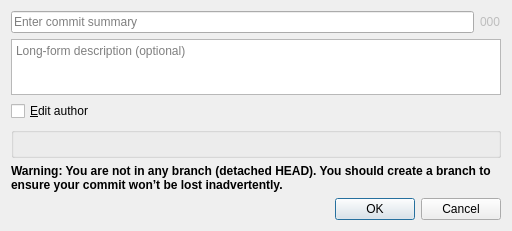
<?xml version="1.0" encoding="UTF-8"?>
<ui version="4.0">
 <class>CommitDialog</class>
 <widget class="QDialog" name="CommitDialog">
  <property name="geometry">
   <rect>
    <x>0</x>
    <y>0</y>
    <width>512</width>
    <height>208</height>
   </rect>
  </property>
  <property name="windowTitle">
   <string>Commit</string>
  </property>
  <property name="modal">
   <bool>true</bool>
  </property>
  <layout class="QVBoxLayout" name="verticalLayout">
   <item>
    <layout class="QHBoxLayout" name="summaryRowLayout">
     <item>
      <widget class="QLineEdit" name="summaryEditor">
       <property name="placeholderText">
        <string>Enter commit summary</string>
       </property>
      </widget>
     </item>
     <item>
      <widget class="QLabel" name="counterLabel">
       <property name="enabled">
        <bool>false</bool>
       </property>
       <property name="text">
        <string notr="true">000</string>
       </property>
      </widget>
     </item>
    </layout>
   </item>
   <item>
    <widget class="QPlainTextEdit" name="descriptionEditor">
     <property name="tabChangesFocus">
      <bool>true</bool>
     </property>
     <property name="placeholderText">
      <string>Long-form description (optional)</string>
     </property>
    </widget>
   </item>
   <item>
    <widget class="QCheckBox" name="revealAuthor">
     <property name="text">
      <string>&amp;Edit author</string>
     </property>
     <property name="checked">
      <bool>false</bool>
     </property>
    </widget>
   </item>
   <item>
    <widget class="QGroupBox" name="authorGroupBox">
     <property name="enabled">
      <bool>true</bool>
     </property>
     <property name="title">
      <string/>
     </property>
     <property name="flat">
      <bool>false</bool>
     </property>
     <property name="checkable">
      <bool>false</bool>
     </property>
     <layout class="QHBoxLayout" name="horizontalLayout">
      <item>
       <widget class="SignatureForm" name="authorSignature" native="true"/>
      </item>
     </layout>
    </widget>
   </item>
   <item>
    <widget class="QLabel" name="detachedHeadWarning">
     <property name="font">
      <font>
       <bold>true</bold>
      </font>
     </property>
     <property name="text">
      <string>Warning: You are not in any branch (detached HEAD). You should create a branch to ensure your commit won’t be lost inadvertently.</string>
     </property>
     <property name="wordWrap">
      <bool>true</bool>
     </property>
    </widget>
   </item>
   <item>
    <widget class="QDialogButtonBox" name="buttonBox">
     <property name="orientation">
      <enum>Qt::Horizontal</enum>
     </property>
     <property name="standardButtons">
      <set>QDialogButtonBox::Cancel|QDialogButtonBox::Ok</set>
     </property>
     <property name="centerButtons">
      <bool>false</bool>
     </property>
    </widget>
   </item>
  </layout>
 </widget>
 <customwidgets>
  <customwidget>
   <class>SignatureForm</class>
   <extends>QWidget</extends>
   <header>gitfourchette.widgets.signatureform</header>
   <container>1</container>
  </customwidget>
 </customwidgets>
 <tabstops>
  <tabstop>summaryEditor</tabstop>
  <tabstop>descriptionEditor</tabstop>
 </tabstops>
 <resources/>
 <connections>
  <connection>
   <sender>buttonBox</sender>
   <signal>accepted()</signal>
   <receiver>CommitDialog</receiver>
   <slot>accept()</slot>
   <hints>
    <hint type="sourcelabel">
     <x>189</x>
     <y>263</y>
    </hint>
    <hint type="destinationlabel">
     <x>157</x>
     <y>269</y>
    </hint>
   </hints>
  </connection>
  <connection>
   <sender>buttonBox</sender>
   <signal>rejected()</signal>
   <receiver>CommitDialog</receiver>
   <slot>reject()</slot>
   <hints>
    <hint type="sourcelabel">
     <x>189</x>
     <y>263</y>
    </hint>
    <hint type="destinationlabel">
     <x>286</x>
     <y>269</y>
    </hint>
   </hints>
  </connection>
  <connection>
   <sender>revealAuthor</sender>
   <signal>toggled(bool)</signal>
   <receiver>authorGroupBox</receiver>
   <slot>setVisible(bool)</slot>
   <hints>
    <hint type="sourcelabel">
     <x>97</x>
     <y>142</y>
    </hint>
    <hint type="destinationlabel">
     <x>98</x>
     <y>174</y>
    </hint>
   </hints>
  </connection>
 </connections>
</ui>
